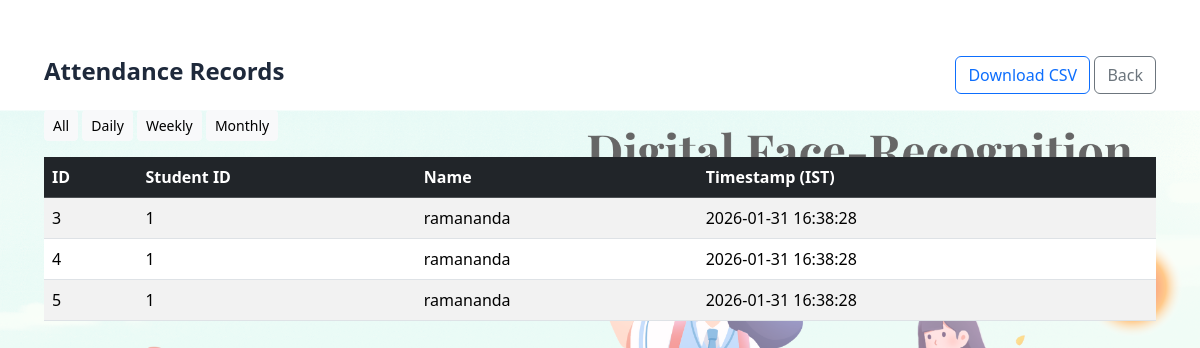
Page /attendance_record?period=daily on the committed database.
### tables this page shows
CREATE TABLE attendance (
                    id INTEGER PRIMARY KEY AUTOINCREMENT,
                    student_id INTEGER,
                    name TEXT,
                    timestamp TEXT
                );

### app.py (the view)
@app.route("/attendance_record", methods=["GET"])
def attendance_record():
    period = request.args.get("period", "all")  # all, daily, weekly, monthly
    conn = sqlite3.connect(DB_PATH)
    c = conn.cursor()
    q = "SELECT id, student_id, name, timestamp FROM attendance"
    params = ()
    if period == "daily":
        today = datetime.date.today().isoformat()
        q += " WHERE date(timestamp) = ?"
        params = (today,)
    elif period == "weekly":
        start = (datetime.date.today() - datetime.timedelta(days=7)).isoformat()
        q += " WHERE date(timestamp) >= ?"
        params = (start,)
    elif period == "monthly":
        start = (datetime.date.today() - datetime.timedelta(days=30)).isoformat()
        q += " WHERE date(timestamp) >= ?"
        params = (start,)
    q += " ORDER BY timestamp DESC LIMIT 5000"
    c.execute(q, params)
    rows = c.fetchall()
    conn.close()
    return render_template("attendance_record.html", records=rows, period=period)

### templates/attendance_record.html (shortened to what this page needs)
<!doctype html>
<html>
<head>
  <link href="https://cdn.jsdelivr.net/npm/bootstrap@5.3.1/dist/css/bootstrap.min.css" rel="stylesheet">
  <link rel="stylesheet" href="{{ url_for('static', filename='css/style.css') }}">
</head>
<body>
<div class="container my-4">
  <div class="d-flex justify-content-between align-items-center mb-3">
    <h4>Attendance Records</h4>
    <div>
      <a class="btn btn-outline-primary" href="/download_csv">Download CSV</a>
      <a class="btn btn-outline-secondary" href="/">Back</a>
    </div>
  </div>
  <div class="mb-3">
    <a href="/attendance_record?period=all" class="btn btn-sm btn-light">All</a>
    <a href="/attendance_record?period=daily" class="btn btn-sm btn-light">Daily</a>
    <a href="/attendance_record?period=weekly" class="btn btn-sm btn-light">Weekly</a>
    <a href="/attendance_record?period=monthly" class="btn btn-sm btn-light">Monthly</a>
  </div>
  <div class="table-responsive">
    <table class="table table-striped">
      <thead class="table-dark">
        <tr><th>ID</th><th>Student ID</th><th>Name</th><th>Timestamp (IST)</th></tr>
      </thead>
      <tbody>
      {% for r in records %}
        <tr><td>{{ r[0] }}</td><td>{{ r[1] }}</td><td>{{ r[2] }}</td><td>{{ r[3] }}</td></tr>
      {% endfor %}
      </tbody>
    </table>
  </div>
</div>
</body>
</html>

### static/css/style.css (style rules this page uses)
html, body { height: 100%; margin: 0; }
body { font-family: 'Segoe UI', Tahoma, Geneva, Verdana, sans-serif; background: url('static/images/bg.png') no-repeat center center fixed; background-size: contain; margin: 0; color: #1e293b; display: flex; justify-content: flex-end; align-items: flex-start; padding: 2rem; }
body::before { content: ''; position: fixed; inset: 0; background: rgba(255,255,255,0.4); z-index: -1; }
h5, h4, h3 { font-weight: 600; }

### rows in the picture
attendance: id "3", student "1", name "ramananda", timestamp "2026-01-31 16:38:28"
attendance: id "4", student "1", name "ramananda", timestamp "2026-01-31 16:38:28"
attendance: id "5", student "1", name "ramananda", timestamp "2026-01-31 16:38:28"
